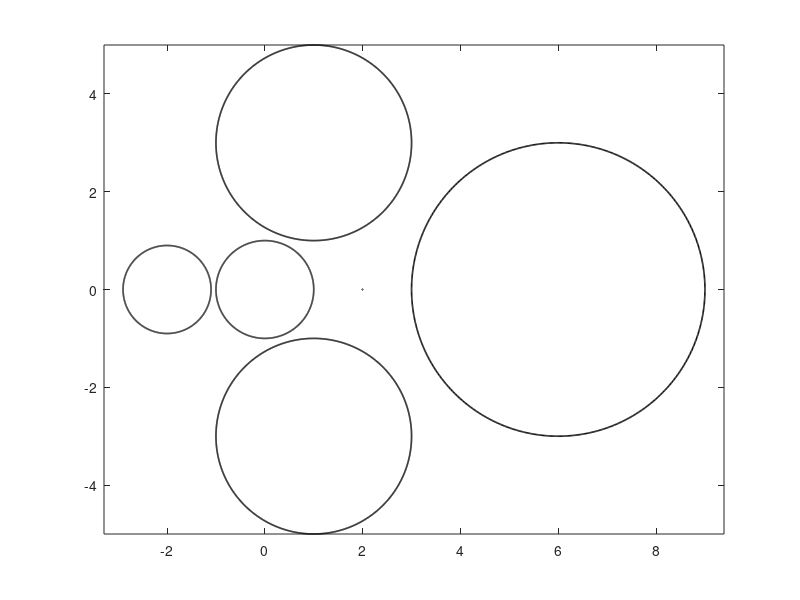

This figure's MATLAB source: (Note: this script raises an error after producing the figure.)
clear
%%
% In this example, the function 
% cap = capgc (et,etp,alphav,deltav,m,ell,mp,alpha)
% is used to compute the capacity of the generalized condenser (B,E,delta)
% where
% 1)  B=C (the complex plane) and hence ell=0
% 2)  E=E1 U E2 where E1 is the interior of the circle |z|=1 and E2 is the
% interior of the circle |z-a|=r.
% 3)  delta=[0 1];
% 4)  For this case, E is bounded and m'=m=2, G is unbounded
% 
% The exact capacity for this case is known and given by
%  cap = 2/(1+sqrt(1-4*r/((1+a-r)*(a+r-1))))-1;
%%
a       =  2;   rv = [0.01,0.05:0.05:0.9,0.925,0.95,0.97,0.98,0.985,0.99];
%% 
n       =   2^10;
t       =  (0:2*pi/n:2*pi-2*pi/n).';
%%
alphav  =  [0 ; a];
deltav  =  [0 ; 1];
m       =   2; 
mp      =   m; 
ell     =   4;
%%
k=1; % parametrization of \Gamma_1, the internal boundary
et (1+(k-1)*n:k*n,1)   =         exp(-i.*t);
etp(1+(k-1)*n:k*n,1)   =     -i.*exp(-i.*t);
k=3; % parametrization of \Gamma_3, the external boundary
et (1+(k-1)*n:k*n,1)   =  1+3i+2.*exp(-i.*t);
etp(1+(k-1)*n:k*n,1)   =     -2i.*exp(-i.*t);
k=4; % parametrization of \Gamma_3, the external boundary
et (1+(k-1)*n:k*n,1)   =  1-3i+2.*exp(-i.*t);
etp(1+(k-1)*n:k*n,1)   =     -2i.*exp(-i.*t);
k=5; % parametrization of \Gamma_3, the external boundary
et (1+(k-1)*n:k*n,1)   =  -2+0.9.*exp(-i.*t);
etp(1+(k-1)*n:k*n,1)   =     -0.9i.*exp(-i.*t);
k=6; % parametrization of \Gamma_3, the external boundary
et (1+(k-1)*n:k*n,1)   =     6+3.*exp(-i.*t);
etp(1+(k-1)*n:k*n,1)   =     -3i.*exp(-i.*t);
% 
for itr=1:length(rv)
    r        =   rv(itr);
    k=2; % parametrization of \Gamma_2, the internal boundary
    et (1+(k-1)*n:k*n,1)   =    a+r.*exp(-i.*t);
    etp(1+(k-1)*n:k*n,1)   =   -i*r.*exp(-i.*t);
    
    % Plot the domain
    figure(1);
    hold on
    box on
    for k=1:m+ell
        crv    =  et((k-1)*n+1:k*n,1); crv(n+1)  =  crv(1);
        plot(real(crv),imag(crv),'k','LineWidth',1.2)
    end
    axis equal
    drawnow
    
    cap(itr)=capgc (et,etp,alphav,deltav,m,mp,ell,inf);
    fprintf('The integral int_G|nabla u|^2dm = %12.6f\n',cap(itr))    
end
%%
format long g
[rv.' cap.']
%%  